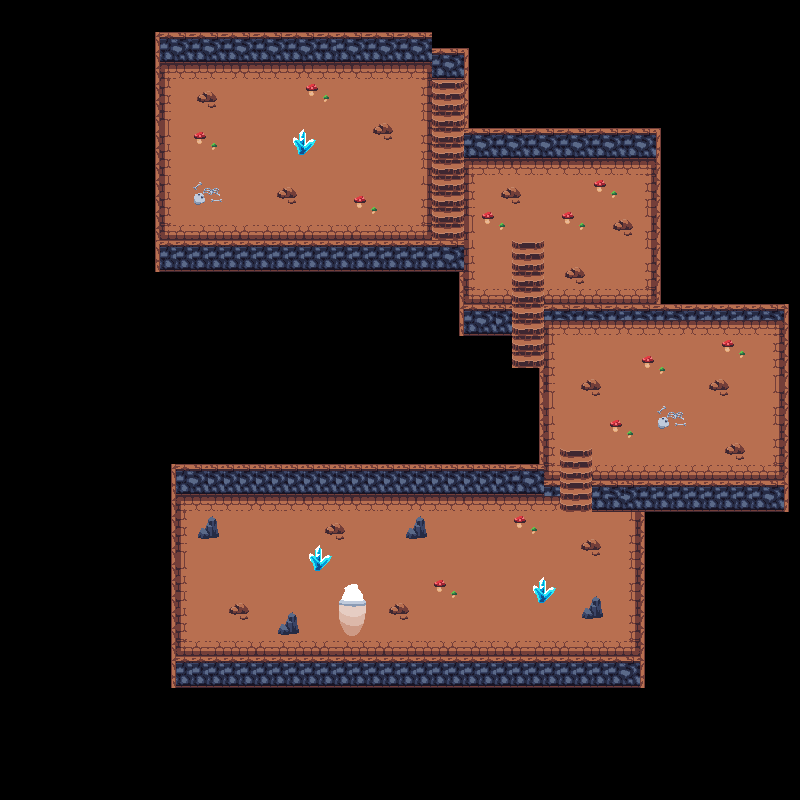

Rendered tile map (Tiled .tmx) drawn with the repository's tilesets; below, a short description and the map source with its tile grids summarised:
An orthogonal 50x50 tile map with 16x16 px tiles, 4 tile layers (floor, staire, walls, decorations) and 17 objects (17x collision).

<map version="1.9" tiledversion="1.9.0" orientation="orthogonal" renderorder="right-down" width="50" height="50" tilewidth="16" tileheight="16" infinite="0" nextlayerid="7" nextobjectid="22">
 <tileset firstgid="1" source="dungeon.tsx" />
 <layer id="1" name="floor" width="50" height="50">
  <data>[2500 cells, 735 non-empty, 16 distinct tile ids]</data>
 </layer>
 <layer id="3" name="staire" width="50" height="50">
  <data>[2500 cells, 44 non-empty, 4 distinct tile ids]</data>
 </layer>
 <layer id="4" name="walls" width="50" height="50">
  <data>[2500 cells, 329 non-empty, 12 distinct tile ids]</data>
 </layer>
 <layer id="5" name="decorations" width="50" height="50">
  <data>[2500 cells, 341 non-empty, 48 distinct tile ids]</data>
 </layer>
 <objectgroup id="6" name="objects">
  <object id="1" class="collision" x="160" y="32" width="272" height="32" />
  <object id="2" class="collision" x="144" y="80" width="16" height="176" />
  <object id="4" class="collision" x="160" y="240" width="304" height="32" />
  <object id="5" class="collision" x="432" y="48" width="32" height="32" />
  <object id="7" class="collision" x="464" y="80" width="192" height="80" />
  <object id="8" class="collision" x="656" y="160" width="32" height="144" />
  <object id="10" class="collision" x="560" y="304" width="224" height="16" />
  <object id="11" class="collision" x="768" y="336" width="16" height="176" />
  <object id="13" class="collision" x="592" y="480" width="176" height="32" />
  <object id="14" class="collision" x="160" y="448" width="384" height="48" />
  <object id="15" class="collision" x="464" y="272" width="48" height="64" />
  <object id="16" class="collision" x="528" y="368" width="16" height="80" />
  <object id="17" class="collision" x="496" y="336" width="16" height="48" />
  <object id="18" class="collision" x="512" y="368" width="16" height="32" />
  <object id="19" class="collision" x="160" y="512" width="16" height="176" />
  <object id="20" class="collision" x="176" y="656" width="480" height="48" />
  <object id="21" class="collision" x="640" y="528" width="48" height="128" />
 </objectgroup>
</map>
